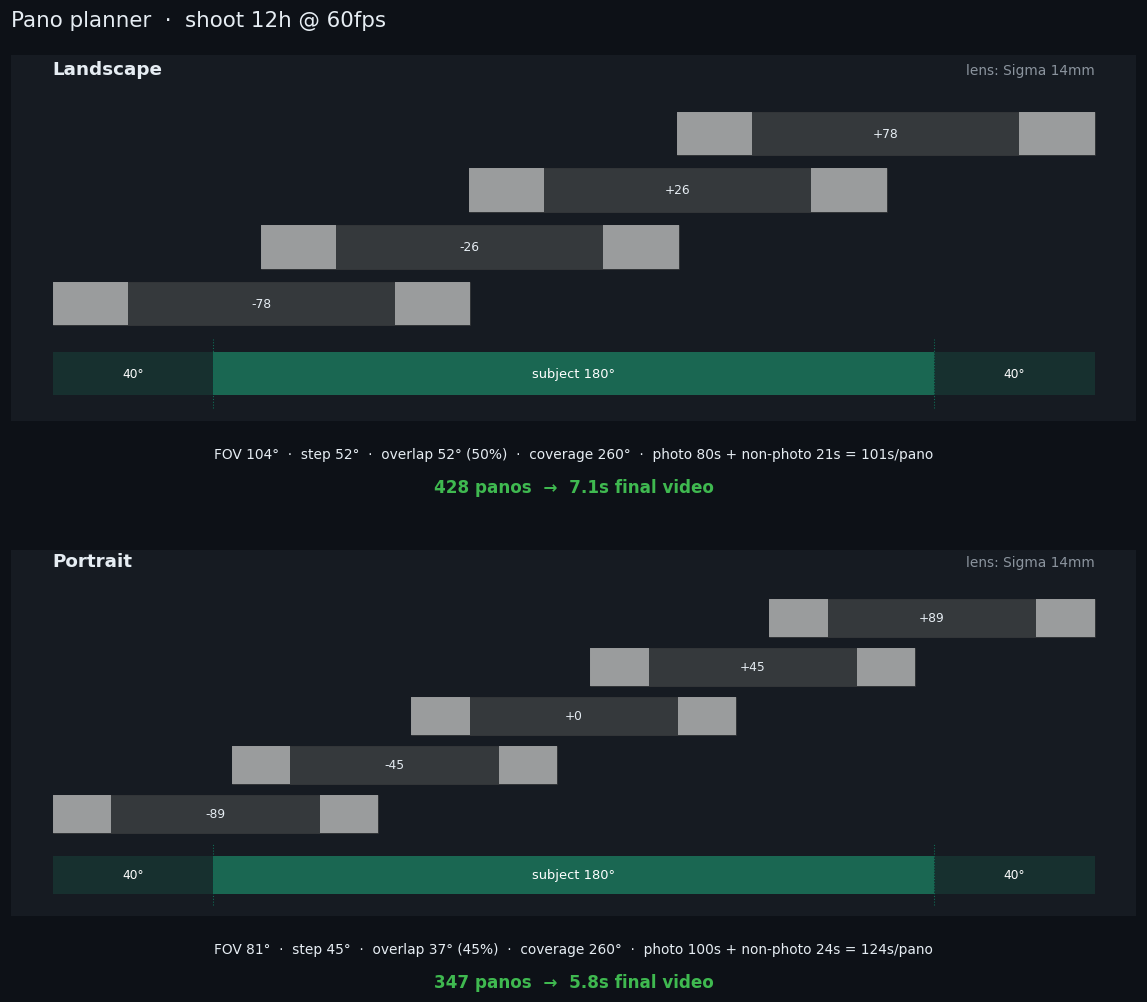

Source code (Python):
#!/usr/bin/env python3
"""
HyperLapse - Pano Planner image.

A DESIGN-TIME exploration aid (run once per lens, not every shoot). Reads the
two config blocks on the PANO sheet (landscape + portrait) and draws, for each:

  - the coverage strip: every frame to scale, with its VIRGIN DISTORTED edges
    (white wedges) and the clean centre, the subject span band + framing margin
  - the overlap readout (deg + %), the 30%/50% rule-of-thumb guides
  - the time buckets (photo vs non-photo) and the FINAL VIDEO length at the
    sheet's shoot-duration + FPS - the cost of more shots

The image is the teaching surface: newbies study the edges/overlap; experienced
operators just dial overlap to ~30% (brave about post) or ~50% (not) and check
the final-video cost. The PANO sheet FORMULAS are the contract; this only SHOWS.

Reads the same inputs the sheet formulas use, recomputes independently (so the
picture is self-checking against the sheet), and reads the two extra planner
inputs (shoot duration hr, FPS) if present, else uses defaults.

Usage:
  python3 pano_planner.py HyperLapse.xlsm out.png
"""
import sys
import math
import argparse
import matplotlib
matplotlib.use("Agg")
import matplotlib.pyplot as plt
from matplotlib.patches import Rectangle
from matplotlib.collections import PatchCollection
import numpy as np
from openpyxl import load_workbook

BG = "#0d1117"
CARD = "#161b22"
FRAME = "#888780"
FRAME_EDGE = "#5F5E5A"
SUBJECT = "#1D9E75"
MARGIN = "#0F6E56"
TXT = "#e6edf3"
MUTED = "#8b949e"
GOOD = "#3fb950"
WARN = "#d29922"
BAD = "#ff5470"

FF_LONG = 36.0
FF_SHORT = 24.0
POST_SHUTTER_MS = 500.0
SLEW_MIN_MS = 500.0

DEFAULT_DUR_HR = 12.0
DEFAULT_FPS = 60.0


def _named_cell(wb, name):
    """Return the value of a single-cell named range, or None."""
    try:
        dn = wb.defined_names[name]
        for sheet, ref in dn.destinations:
            ws = wb[sheet]
            return ws[ref.replace("$", "")].value
    except Exception:
        return None
    return None


def _named_row(wb, name):
    """Return the list of values across a multi-cell named range (the offsets)."""
    out = []
    try:
        dn = wb.defined_names[name]
        for sheet, ref in dn.destinations:
            ws = wb[sheet]
            for row in ws[ref.replace("$", "")]:
                for c in row:
                    out.append(c.value)
    except Exception:
        pass
    return out


def fov_deg(focal, dim):
    return math.degrees(2 * math.atan(dim / (2 * focal)))


def read_block(wb, pfx):
    """Read one config block by prefix ('L' or 'P'). Falls back gracefully."""
    nm = "pano" + pfx + "_"
    g = lambda k, d=None: _named_cell(wb, nm + k) if _named_cell(wb, nm + k) is not None else d
    cfg = {
        "lens": g("lens", "?"),
        "orient": str(g("orient", "landscape")).lower(),
        "focal": float(g("focal", 14) or 14),
        "shots": int(g("shots", 4) or 4),
        "span": float(g("span", 180) or 180),
        "edge": float(g("edge", 40) or 40),
        "tv": float(g("tv", 20) or 20),
        "slew": float(g("slew", 20) or 20),
        "settle": float(g("settle", 800) or 800),
    }
    return cfg


def compute(cfg, dur_hr, fps):
    f = cfg["focal"]
    yaw_dim = FF_LONG if cfg["orient"] == "landscape" else FF_SHORT
    hfov = fov_deg(f, yaw_dim)
    n = max(1, cfg["shots"])
    need = cfg["span"] + 2 * cfg["edge"]
    if n <= 1:
        step = 0.0
        offsets = [0.0]
    else:
        step = (need - hfov) / (n - 1)
        start = -(n - 1) * step / 2
        offsets = [start + i * step for i in range(n)]
    overlap = hfov - step
    overlap_pct = (100 * overlap / hfov) if hfov else 0
    coverage = hfov + (n - 1) * step

    photo_ms = n * cfg["tv"] * 1000
    slew = max(0.1, cfg["slew"])
    slew_ms = max(abs(offsets[0]) / slew * 1000, SLEW_MIN_MS)
    for i in range(1, n):
        slew_ms += max(abs(offsets[i] - offsets[i - 1]) / slew * 1000, SLEW_MIN_MS)
    slew_ms += max(abs(offsets[-1]) / slew * 1000, SLEW_MIN_MS)
    settle_ms = n * cfg["settle"]
    post_ms = n * POST_SHUTTER_MS
    nonphoto_ms = slew_ms + settle_ms + post_ms
    total_ms = photo_ms + nonphoto_ms

    shoot_sec = dur_hr * 3600
    panos = int(shoot_sec / (total_ms / 1000)) if total_ms > 0 else 0
    video_sec = panos / fps if fps else 0

    return dict(hfov=hfov, n=n, need=need, step=step, offsets=offsets,
                overlap=overlap, overlap_pct=overlap_pct, coverage=coverage,
                photo_s=photo_ms / 1000, nonphoto_s=nonphoto_ms / 1000,
                total_s=total_ms / 1000, panos=panos, video_s=video_sec,
                slew_s=slew_ms / 1000, settle_s=settle_ms / 1000, post_s=post_ms / 1000)


def fmt_video(sec):
    if sec >= 60:
        return f"{int(sec // 60)}m {int(round(sec % 60))}s"
    return f"{sec:.1f}s"


def draw_block(ax, cfg, r, title):
    ax.set_facecolor(CARD)
    ax.set_xticks([]); ax.set_yticks([])
    for s in ax.spines.values():
        s.set_visible(False)

    n = r["n"]; hfov = r["hfov"]; offsets = r["offsets"]
    left = offsets[0] - hfov / 2
    right = offsets[-1] + hfov / 2
    total = right - left if right > left else 1

    ax.set_xlim(left - total * 0.04, right + total * 0.04)
    rowH = 1.0; gap = 0.3
    n_rows = n
    strip_y = 0
    ax.set_ylim(-2.2, n_rows * (rowH + gap) + 1.0)

    edge_frac = 0.18
    patches = []
    for i in range(n):
        y = strip_y + i * (rowH + gap)
        x0 = offsets[i] - hfov / 2
        ax.add_patch(Rectangle((x0, y), hfov, rowH, facecolor=FRAME, alpha=0.28,
                               edgecolor=FRAME_EDGE, lw=0.5, zorder=2))
        ew = hfov * edge_frac
        # white virgin-distorted edge wedges (left + right of each frame)
        ax.add_patch(Rectangle((x0, y), ew, rowH, facecolor="white", alpha=0.5, lw=0, zorder=3))
        ax.add_patch(Rectangle((x0 + hfov - ew, y), ew, rowH, facecolor="white", alpha=0.5, lw=0, zorder=3))
        ax.text(offsets[i], y + rowH / 2, f"{offsets[i]:+.0f}", ha="center", va="center",
                fontsize=8, color=TXT, zorder=4)

    # subject span band + framing margins, below the frames
    sy = -1.6
    ax.add_patch(Rectangle((left, sy), total, 1.0, facecolor=SUBJECT, alpha=0.16, lw=0))
    sub_l = -cfg["span"] / 2; sub_r = cfg["span"] / 2
    ax.add_patch(Rectangle((sub_l, sy), cfg["span"], 1.0, facecolor=SUBJECT, alpha=0.5, lw=0))
    ax.plot([sub_l, sub_l], [sy - 0.3, sy + 1.3], color=MARGIN, lw=0.7, ls=":")
    ax.plot([sub_r, sub_r], [sy - 0.3, sy + 1.3], color=MARGIN, lw=0.7, ls=":")
    ax.text(0, sy + 0.5, f"subject {cfg['span']:.0f}\u00b0", ha="center", va="center",
            fontsize=8.5, color="white", zorder=5)
    ax.text((left + sub_l) / 2, sy + 0.5, f"{cfg['edge']:.0f}\u00b0", ha="center", va="center",
            fontsize=8, color="white")
    ax.text((sub_r + right) / 2, sy + 0.5, f"{cfg['edge']:.0f}\u00b0", ha="center", va="center",
            fontsize=8, color="white")

    # title + lens
    ax.text(left, n_rows * (rowH + gap) + 0.55, title, fontsize=12, color=TXT, fontweight="bold")
    ax.text(right, n_rows * (rowH + gap) + 0.55, f"lens: {cfg['lens']}", fontsize=9,
            color=MUTED, ha="right")


def main():
    ap = argparse.ArgumentParser()
    ap.add_argument("xlsm")
    ap.add_argument("out")
    args = ap.parse_args()

    wb = load_workbook(args.xlsm, read_only=True, data_only=True)
    dur = _named_cell(wb, "pano_dur_hr") or DEFAULT_DUR_HR
    fps = _named_cell(wb, "pano_fps") or DEFAULT_FPS
    dur = float(dur); fps = float(fps)

    blocks = []
    for pfx, label in (("L", "Landscape"), ("P", "Portrait")):
        cfg = read_block(wb, pfx)
        r = compute(cfg, dur, fps)
        blocks.append((cfg, r, label))

    fig = plt.figure(figsize=(11, 9), facecolor=BG)
    gs = fig.add_gridspec(2, 1, height_ratios=[1, 1], hspace=0.35,
                          left=0.04, right=0.97, top=0.93, bottom=0.06)

    fig.suptitle(f"Pano planner  \u00b7  shoot {dur:.0f}h @ {fps:.0f}fps",
                 color=TXT, fontsize=14, x=0.04, ha="left", y=0.975)

    for idx, (cfg, r, label) in enumerate(blocks):
        ax = fig.add_subplot(gs[idx])
        draw_block(ax, cfg, r, label)
        # summary line beneath each block
        ov_col = BAD if r["overlap"] <= 0 else (WARN if r["overlap_pct"] < 25 else GOOD)
        cov_ok = r["coverage"] >= r["need"] - 0.5
        summ = (f"FOV {r['hfov']:.0f}\u00b0  \u00b7  step {r['step']:.0f}\u00b0  \u00b7  "
                f"overlap {r['overlap']:.0f}\u00b0 ({r['overlap_pct']:.0f}%)  \u00b7  "
                f"coverage {r['coverage']:.0f}\u00b0  \u00b7  "
                f"photo {r['photo_s']:.0f}s + non-photo {r['nonphoto_s']:.0f}s = {r['total_s']:.0f}s/pano")
        ax.text(0.5, -0.07, summ, transform=ax.transAxes, ha="center", va="top",
                fontsize=9, color=ov_col if (r['overlap_pct'] < 25 or r['overlap'] <= 0) else TXT)
        video = (f"{r['panos']:,} panos  \u2192  {fmt_video(r['video_s'])} final video"
                 + ("" if cov_ok else "   COVERAGE SHORT"))
        ax.text(0.5, -0.155, video, transform=ax.transAxes, ha="center", va="top",
                fontsize=11, color=(GOOD if cov_ok else BAD), fontweight="bold")

    fig.savefig(args.out, facecolor=BG, bbox_inches="tight", dpi=110)
    svg = args.out.rsplit(".", 1)[0] + ".svg"
    fig.savefig(svg, facecolor=BG, bbox_inches="tight")
    print(f"wrote {args.out}")


if __name__ == "__main__":
    main()
